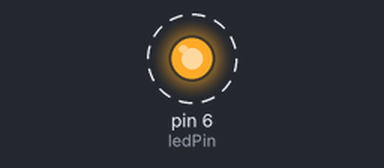
A sketch run on a simulated Arduino Uno, built with avr-gcc and run on an emulated ATmega328P. Shown: output pins drawn as LEDs (lit = HIGH). Dashed ring = blinking. What the sketch prints to the serial monitor is not drawn.

Above: at 0.12 s.
Timing chart, 0 to 3.0 s (numbered marks = the images above):
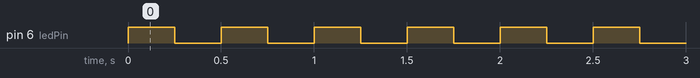

The sketch:

BeginnerSolutionArduinoWorkshop.ino
```cpp
/*
* Solution to the beginner problem
* Arduino Workshop, Progfest 2024
* Nathan Bérubé, 15 Feb. 2024
*
*
*/
byte ledPin = 6;
byte frequency = 2;
int start;

void setup() {
  Serial.begin(57600);
  Serial.println();
  Serial.println();
  Serial.println("Mise en marche de la LED");
  pinMode(ledPin, OUTPUT);
}

void loop() {
  start = millis();

  digitalWrite(ledPin, HIGH);
  delay(500/frequency);
  digitalWrite(ledPin, LOW);
  delay(500/frequency);

  Serial.print("Période: ");
  Serial.println(millis() - start);
}
```

Measured:
- by itself, pin 6 (ledPin): alternates HIGH for 0.25 s and LOW for 0.25 s
